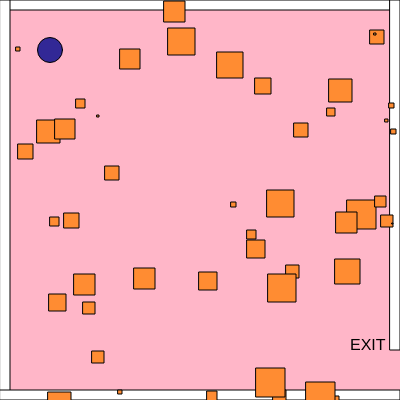
Frame 1 (no input)
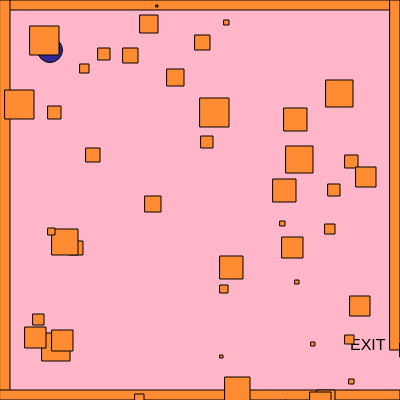
Frame 60 (no input)
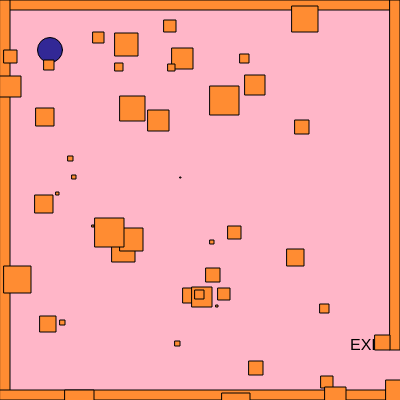
Frame 120 (the mouse pressed at the canvas centre since frame 60)

The p5.js sketch that drew these frames (run headless with seeded random() and noise() and a simulated clock; from frame 60 on, the mouse is pressed at the canvas centre):

// p5.js sketch
// ── sketch.js
var characterX = 50;
var characterY = 50;

var w = 87; 
var s = 83;
var a = 65;
var d = 68;

var shapeXs = [];
var shapeYs = [];
var diameters = [];
var shapeXSpeeds = [];
var shapeYSpeeds = [];


var mouseShapeX;
var mouseShapeY;
var showMouseCircle = false;

function setup() {
    createCanvas(400, 400);

    
    for (var i = 0; i < 50; i++) {
        shapeXSpeeds[i] = Math.floor(Math.random() * 5) + 1;
        shapeYSpeeds[i] = Math.floor(Math.random() * 5) + 1;
        shapeXs[i] = getRandomNumber(400);
        shapeYs[i] = getRandomNumber(400);
        diameters[i] = getRandomNumber(30);
    }
}

function draw() {
    background(255,182,200);

    createBorders(10);

    textSize(16);
    fill(0);
    text("EXIT", width-50, height-50);

    drawCharacter();
    characterMovement();

   
   

  
   fill(255, 140, 50);
    for (var i = 0; i < shapeXs.length; i++) {
        square(shapeXs[i], shapeYs[i], diameters[i]);

        shapeXs[i] += shapeXSpeeds[i];
        shapeYs[i] += shapeYSpeeds[i];

        
        if (shapeXs[i] > width) shapeXs[i] = 0;
        if (shapeXs[i] < 0) shapeXs[i] = width;
        if (shapeYs[i] > height) shapeYs[i] = 0;
        if (shapeYs[i] < 0) shapeYs[i] = height;
    }

 
    if (characterX > width - 50 && characterY > height - 50) {
        fill(0);
        textSize(26);
        text("You Win!", width/2 - 50, height/2 - 50);
    }

  
    if (showMouseCircle) {
        fill(120,200,140);
        circle(mouseShapeX, mouseShapeY, 25);
    }
}



function getRandomNumber(max) {
    return Math.floor(Math.random() * max);
}

function characterMovement() {
    if(keyIsDown(w)) characterY -= 5;
    if(keyIsDown(s)) characterY += 5;
    if(keyIsDown(a)) characterX -= 5;
    if(keyIsDown(d)) characterX += 5;
}

function drawCharacter() {
    fill(50,40,150);
    circle(characterX, characterY, 25);
}

function createBorders(thickness) {
    rect(0,0,width,thickness);
    rect(0,0,thickness,height);
    rect(0,height-thickness,width,thickness);
    rect(width-thickness,0,thickness,height-50);
}

function mouseClicked() {
    mouseShapeX = mouseX;
    mouseShapeY = mouseY;
    showMouseCircle = true; 
}
// ── mainstyle.css

span{
    color:green;
    background-color:rgb(152, 200, 255);
}
.blueColor {
  color: blue;
  font-family: arial;
  font-size: 24px;
}

span.blueColor {
  color: blue;
  font-family: arial;
  font-size: 24px;
}
.highlight a {
  text-decoration: underline;
}
#specificColor {
  color: rgb(120, 0, 139);
  font-family: Verdana;
  font-size: 24px;
}

#specificLink {
  color: rgb(255, 88, 46);
  font-family: Verdana;
  font-size: 24px;
}

.second-page {
  background-image: url('https://media.greatbigphotographyworld.com/wp-content/uploads/2022/04/How-to-photograph-the-stars-set-focus-to-infinity-1.jpeg');
  background-repeat: no-repeat;
  background-size: cover; 
  background-position: center; 
}
input:invalid {
    border-color: red;
}

input:invalid:focus {
    box-shadow: 0 0 5px red;
    outline: none; 
}
// ── thirdpage.html
<html>

    <head>
        <title>Contact Us</title>
        <title>Inline Styles</title>
        <title>Class Example</title>
    </head>
  <link rel="stylesheet" type="text/css" href="mainstyle.css">
  <meta charset="utf-8">
  <meta name="viewport" content="width=device-width, initial-scale=1">
  <link rel="stylesheet" href="https://stackpath.bootstrapcdn.com/bootstrap/4.3.1/css/bootstrap.min.css" integrity="sha384-ggOyR0iXCbMQv3Xipma34MD+dH/1fQ784/j6cY/iJTQUOhcWr7x9JvoRxT2MZw1T" crossorigin="anonymous">
  <script src="https://stackpath.bootstrapcdn.com/bootstrap/4.3.1/js/bootstrap.min.js" integrity="sha384-JjSmVgyd0p3pXB1rRibZUAYoIIy6OrQ6VrjIEaFf/nJGzIxFDsf4x0xIM+B07jRM" crossorigin="anonymous"></script>
   
    <body>
       
        <h1>Contact Us</h1>

         <span class="blueColor">First Name:</span>
            <input type="text" id="fName"required><br>
            
             <span class="blueColor">Last Name:</span>
            <input type="text" id="lName"required><br>
        <form action="nextPage.html" type="POST">
           
        
Email address: <input type="text" id="fName"required>
<br>
<h3>Accept terms and agreements</h3>
<select>

    <input type="checkbox" name="yes" value="yes" required>yes<br>
    <input type="checkbox" name="no" value="no">no<br>
</select>
<br>
<span class="highlight"><a href="secondpage.html">go to second page</a></span>
<span class="highlight"><a href="homepage.html">go to homepage</a></span>
 <!-- change the text decoration to underline -->
<button id="mySubmit" type="submit">Submit</button>
        </form>
   
    </body>
</html>
